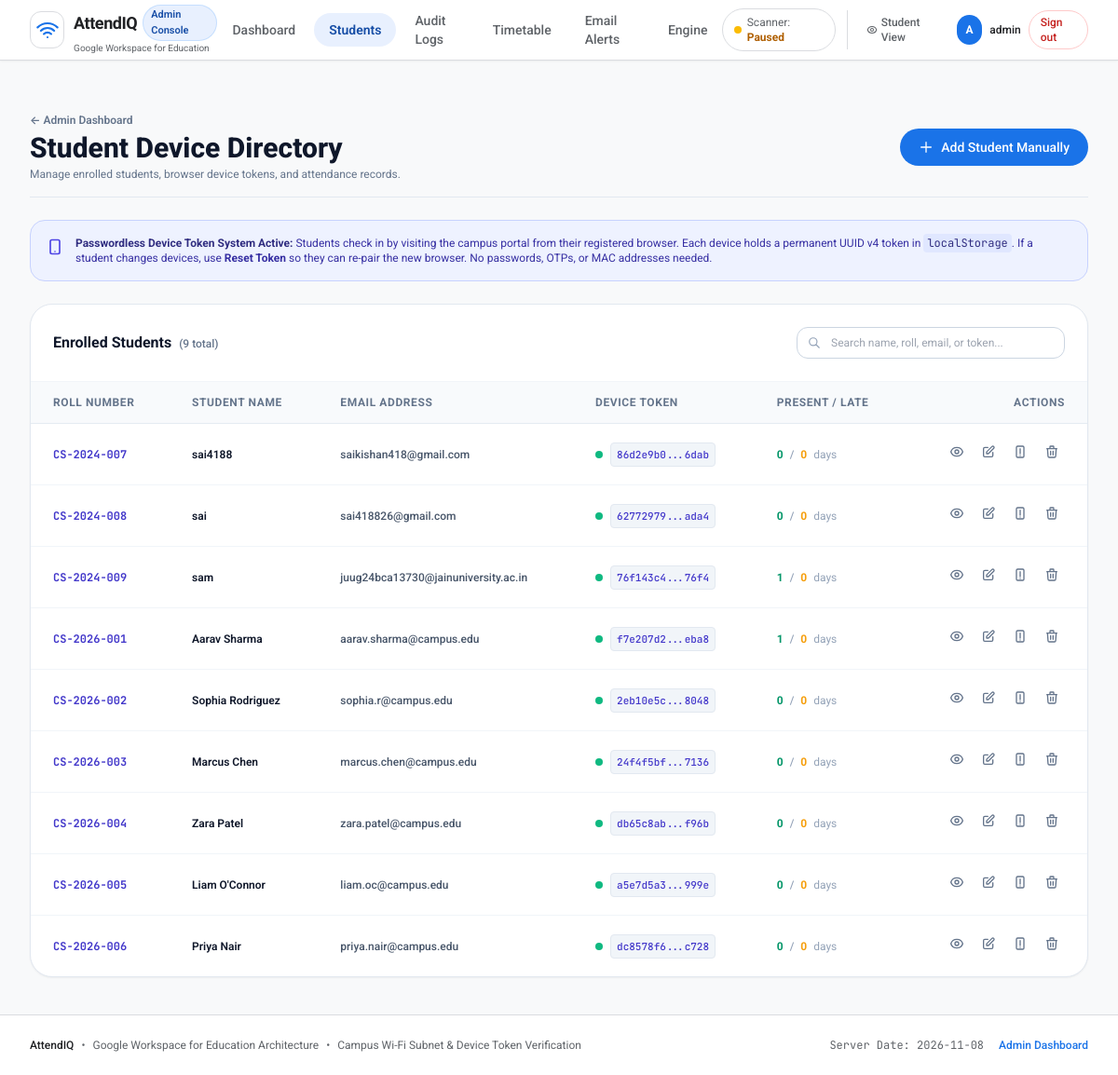
/admin/students (signed in), run on the app's committed database.
### tables this page shows
CREATE TABLE "students" (
                    id INTEGER PRIMARY KEY AUTOINCREMENT,
                    full_name TEXT NOT NULL,
                    name TEXT,
                    roll_number TEXT UNIQUE NOT NULL,
                    email TEXT NOT NULL,
                    device_token TEXT UNIQUE,
                    mac_address TEXT DEFAULT '',
                    registered_at TEXT NOT NULL,
                    registered_date TEXT
                );

### app.py (the view, shortened to what this page needs)
@app.route("/admin/students", methods=["GET", "POST"])
@admin_required
def admin_students():
    search_query = request.args.get("q", "").strip()
    students = Student.get_all(search_query=search_query if search_query else None)
    return render_template("admin/students.html", students=students, search_query=search_query)

### app.py (called while the page is built)
def admin_required(f):
    @wraps(f)
    def decorated_function(*args, **kwargs):
        if "admin_id" not in session:
            flash("Please sign in to access the administrator panel.", "warning")
            return redirect(url_for("login", next=request.url))
        return f(*args, **kwargs)
    return decorated_function

@app.context_processor
def inject_global_data():
    client_ip = get_client_ip()
    is_wifi, wifi_info = verify_campus_wifi(client_ip)
    time_window = evaluate_checkin_window()
    time_settings = Settings.get_time_window_settings()
    return {
        "current_admin": session.get("admin_username"),
        "scanner_is_running": scanner_service.is_running(),
        "today_date": date.today().isoformat(),
        "active_period": Timetable.get_current_active_period(),
        "client_ip": client_ip,
        "is_campus_wifi": is_wifi,
        "wifi_info": wifi_info,
        "time_window": time_window,
        "time_settings": time_settings
    }

### attendance_security.py (called while the page is built, shortened)
def get_client_ip(req=None) -> str:
    active_req = req or request
    x_forwarded_for = active_req.headers.get("X-Forwarded-For")
    if x_forwarded_for:
        ip = x_forwarded_for.split(",")[0].strip()
    else:
        ip = active_req.remote_addr or "127.0.0.1"
    if ip.startswith("::ffff:"):
        ip = ip[7:]
    elif ip == "::1":
        ip = "127.0.0.1"
    return ip

def verify_campus_wifi(client_ip: str = None) -> tuple[bool, dict]:
    from models import Settings
    ip_str = client_ip or get_client_ip()
    authorized_subnets_str = Settings.get("authorized_subnet", "192.168.1.0/24")
    allow_localhost = Settings.get("allow_localhost", "1") == "1"
    if allow_localhost and ip_str in ("127.0.0.1", "localhost"):
        return True, {
            "authorized": True,
            "client_ip": ip_str,
            "matched_subnet": "127.0.0.1/32 (Localhost Dev Mode)",
            "message": f"Connected via verified local interface ({ip_str})."
        }

### database.py (called while the page is built)
@contextmanager
def get_db():
    conn = sqlite3.connect(config.DATABASE_PATH, timeout=20.0)
    conn.row_factory = sqlite3.Row
    conn.execute("PRAGMA foreign_keys = ON")
    try:
        yield conn
        conn.commit()
    except Exception:
        conn.rollback()
        raise
    finally:
        conn.close()

### scanner.py (called while the page is built)
    def is_running(self) -> bool:
        return self._thread is not None and self._thread.is_alive()

### templates/admin/students.html (shortened to what this page needs)
{% extends "base.html" %}
{% block content %}
<div class="space-y-6 py-4">
    <div class="flex flex-col sm:flex-row sm:items-center justify-between gap-4 pb-4 border-b border-slate-200">
        <div>
            <div class="flex items-center gap-2">
                <a href="{{ url_for('admin_dashboard') }}" class="text-xs font-semibold text-slate-500 hover:text-indigo-600">
                    &larr; Admin Dashboard
                </a>
            </div>
            <h1 class="text-2xl sm:text-3xl font-extrabold text-slate-900 mt-1">
                Student Device Directory
            </h1>
            <p class="text-xs text-slate-500 mt-0.5">Manage enrolled students, browser device tokens, and attendance records.</p>
        </div>
        <div>
            <button onclick="document.getElementById('modal-add-student').classList.remove('hidden')" class="inline-flex items-center gap-2 px-5 py-2.5 rounded-full bg-google-blue hover:bg-google-blue-hover text-white text-xs sm:text-sm font-medium shadow-xs transition-all">
                <svg class="w-4 h-4" fill="none" stroke="currentColor" viewBox="0 0 24 24"><path stroke-linecap="round" stroke-linejoin="round" stroke-width="2" d="M12 4v16m8-8H4"/></svg>
                Add Student Manually
            </button>
        </div>
    </div>
    <div class="p-4 rounded-2xl bg-indigo-50 border border-indigo-200 text-xs text-indigo-800 flex items-start gap-3">
        <svg class="w-5 h-5 text-indigo-600 flex-shrink-0 mt-0.5" fill="none" stroke="currentColor" viewBox="0 0 24 24">
            <path stroke-linecap="round" stroke-linejoin="round" stroke-width="2" d="M12 18h.01M8 21h8a2 2 0 002-2V5a2 2 0 00-2-2H8a2 2 0 00-2 2v14a2 2 0 002 2z"/>
        </svg>
        <div>
            <strong class="font-bold text-indigo-900">Passwordless Device Token System Active:</strong>
            Students check in by visiting the campus portal from their registered browser. Each device holds a permanent UUID v4 token in
            <code class="bg-indigo-100 px-1 py-0.5 rounded font-mono text-indigo-900">localStorage</code>.
            If a student changes devices, use <strong>Reset Token</strong> so they can re-pair the new browser. No passwords, OTPs, or MAC addresses needed.
        </div>
    </div>
    <div class="bg-white rounded-3xl border border-slate-200 shadow-sm overflow-hidden">
        <div class="p-6 border-b border-slate-100 flex flex-col sm:flex-row sm:items-center justify-between gap-4">
            <h3 class="text-base font-bold text-slate-900">
                Enrolled Students <span class="text-xs font-medium text-slate-500 ml-1">({{ students|length }} total)</span>
            </h3>
            <form action="{{ url_for('admin_students') }}" method="GET" class="relative w-full sm:w-72">
                <input type="text" name="q" value="{{ search_query }}"
                       placeholder="Search name, roll, email, or token..."
                       class="w-full px-3.5 py-2 pl-9 rounded-xl border border-slate-300 text-xs focus:outline-none focus:ring-2 focus:ring-indigo-500 focus:border-transparent">
                <div class="absolute inset-y-0 left-0 pl-3 flex items-center pointer-events-none text-slate-400">
                </div>
            </form>
        </div>
        {% if students %}
        <div class="overflow-x-auto">
            <table class="w-full text-left text-sm">
                <thead class="bg-slate-50 border-b border-slate-200/80 text-xs uppercase font-semibold text-slate-500 tracking-wider">
                    <tr>
                        <th class="py-3.5 px-6">Roll Number</th>
                        <th class="py-3.5 px-6">Student Name</th>
                        <th class="py-3.5 px-6">Email Address</th>
                        <th class="py-3.5 px-6">Device Token</th>
                        <th class="py-3.5 px-6">Present / Late</th>
                        <th class="py-3.5 px-6 text-right">Actions</th>
                    </tr>
                </thead>
                <tbody class="divide-y divide-slate-100 font-medium text-slate-700">
                    {% for st in students %}
                    <tr class="hover:bg-slate-50/80 transition-colors">
                        <td class="py-4 px-6 font-mono text-xs font-bold text-indigo-700 whitespace-nowrap">
                            <a href="{{ url_for('student_profile', roll_number=st.roll_number) }}" class="hover:underline">
                                {{ st.roll_number }}
                            </a>
                        </td>
                        <td class="py-4 px-6 text-slate-900 font-semibold text-xs whitespace-nowrap">
                            {{ st.full_name or st.name }}
                        </td>
                        <td class="py-4 px-6 text-xs text-slate-600">
                            {{ st.email }}
                        </td>
                        <td class="py-4 px-6 text-[11px] text-slate-500 whitespace-nowrap">
                            {% if st.device_token %}
                            <div class="flex items-center gap-2">
                                <span class="w-2 h-2 rounded-full bg-emerald-500 flex-shrink-0" title="Token Active"></span>
                                <code class="font-mono bg-slate-100 border border-slate-200 px-1.5 py-0.5 rounded text-indigo-700">
                                    {{ st.device_token[:8] }}...{{ st.device_token[-4:] }}
                                </code>
                            </div>
                            {% else %}
                            <div class="flex items-center gap-2 text-amber-600">
                                <span class="w-2 h-2 rounded-full bg-amber-400 flex-shrink-0"></span>
                                <span class="font-semibold italic">Token Cleared — Awaiting Re-Registration</span>
                            </div>
                            {% endif %}
                        </td>
                        <td class="py-4 px-6 text-xs whitespace-nowrap">
                            <span class="font-bold text-emerald-600">{{ st.total_present }}</span>
                            <span class="text-slate-400 mx-1">/</span>
                            <span class="font-bold text-amber-500">{{ st.total_late }}</span>
                            <span class="text-slate-400 ml-1 font-normal">days</span>
                        </td>
                        <td class="py-4 px-6 text-right whitespace-nowrap">
                            <div class="inline-flex items-center gap-1.5">
                                <a href="{{ url_for('student_profile', roll_number=st.roll_number) }}" class="p-1.5 rounded-lg text-slate-500 hover:text-indigo-600 hover:bg-slate-100" title="View Profile">
                                </a>
                                <button type="button"
                                        data-id="{{ st.id }}"
                                        data-name="{{ st.full_name or st.name }}"
                                        data-roll="{{ st.roll_number }}"
                                        data-email="{{ st.email }}"
                                        data-mac="{{ st.mac_address or '' }}"
                                        onclick="openEditModal(this)"
                                        class="p-1.5 rounded-lg text-slate-500 hover:text-sky-600 hover:bg-slate-100"
                                        title="Edit Student">
                                    <svg class="w-4 h-4" fill="none" stroke="currentColor" viewBox="0 0 24 24"><path stroke-linecap="round" stroke-linejoin="round" stroke-width="2" d="M11 5H6a2 2 0 00-2 2v11a2 2 0 002 2h11a2 2 0 002-2v-5m-1.414-9.414a2 2 0 112.828 2.828L11.828 15H9v-2.828l8.586-8.586z"/></svg>
                                </button>
                                <form action="{{ url_for('reset_student_token', student_id=st.id) }}" method="POST"
                                      onsubmit="return confirm('Reset device token for {{ st.roll_number }}? They will need to re-register at /register with their new browser/device.');"
                                      class="inline" title="Reset Device Token (for device change)">
                                    <button type="submit" class="p-1.5 rounded-lg text-slate-500 hover:text-amber-600 hover:bg-slate-100">
                                    </button>
                                </form>
                                <form action="{{ url_for('delete_student', student_id=st.id) }}" method="POST"
                                      onsubmit="return confirm('Delete student {{ st.roll_number }}? All attendance records will be permanently removed.');"
                                      class="inline">
                                    <button type="submit" class="p-1.5 rounded-lg text-slate-500 hover:text-rose-600 hover:bg-slate-100" title="Delete Student">
                                        <svg class="w-4 h-4" fill="none" stroke="currentColor" viewBox="0 0 24 24"><path stroke-linecap="round" stroke-linejoin="round" stroke-width="2" d="M19 7l-.867 12.142A2 2 0 0116.138 21H7.862a2 2 0 01-1.995-1.858L5 7m5 4v6m4-6v6m1-10V4a1 1 0 00-1-1h-4a1 1 0 00-1 1v3M4 7h16"/></svg>
                                    </button>
                                </form>
                            </div>
                        </td>
                    </tr>
                    {% endfor %}
                </tbody>
            </table>
        </div>
        {% endif %}
    </div>
</div>
{% endblock %}

### templates/base.html (style rules this page uses)
body { font-family: 'Roboto', system-ui, -apple-system, sans-serif; background-color: #f8f9fa; color: #202124; }

### data on the page
students: roll_number "CS-2024-007", full_name "sai4188", email "saikishan418@gmail.com", device_token "86d2e9b0", device_token "6dab", total_present "0", total_late "0"
students: roll_number "CS-2024-008", full_name "sai", email "sai418826@gmail.com", device_token "62772979", device_token "ada4", total_present "0", total_late "0"
students: roll_number "CS-2024-009", full_name "sam", email "juug24bca13730@jainuniversity.ac.in", device_token "76f143c4", device_token "76f4", total_present "1", total_late "0"
students: roll_number "CS-2026-001", full_name "Aarav Sharma", email "aarav.sharma@campus.edu", device_token "f7e207d2", device_token "eba8", total_present "1", total_late "0"
students: roll_number "CS-2026-002", full_name "Sophia Rodriguez", email "sophia.r@campus.edu", device_token "2eb10e5c", device_token "8048", total_present "0", total_late "0"
students: roll_number "CS-2026-003", full_name "Marcus Chen", email "marcus.chen@campus.edu", device_token "24f4f5bf", device_token "7136", total_present "0", total_late "0"
students: roll_number "CS-2026-004", full_name "Zara Patel", email "zara.patel@campus.edu", device_token "db65c8ab", device_token "f96b", total_present "0", total_late "0"
students: roll_number "CS-2026-005", full_name "Liam O'Connor", email "liam.oc@campus.edu", device_token "a5e7d5a3", device_token "999e", total_present "0", total_late "0"
students: roll_number "CS-2026-006", full_name "Priya Nair", email "priya.nair@campus.edu", device_token "dc8578f6", device_token "c728", total_present "0", total_late "0"

### other printed values
{{ current_admin[:1]|upper }} "A"
{{ current_admin }} "admin"
{{ students|length }} "9"
